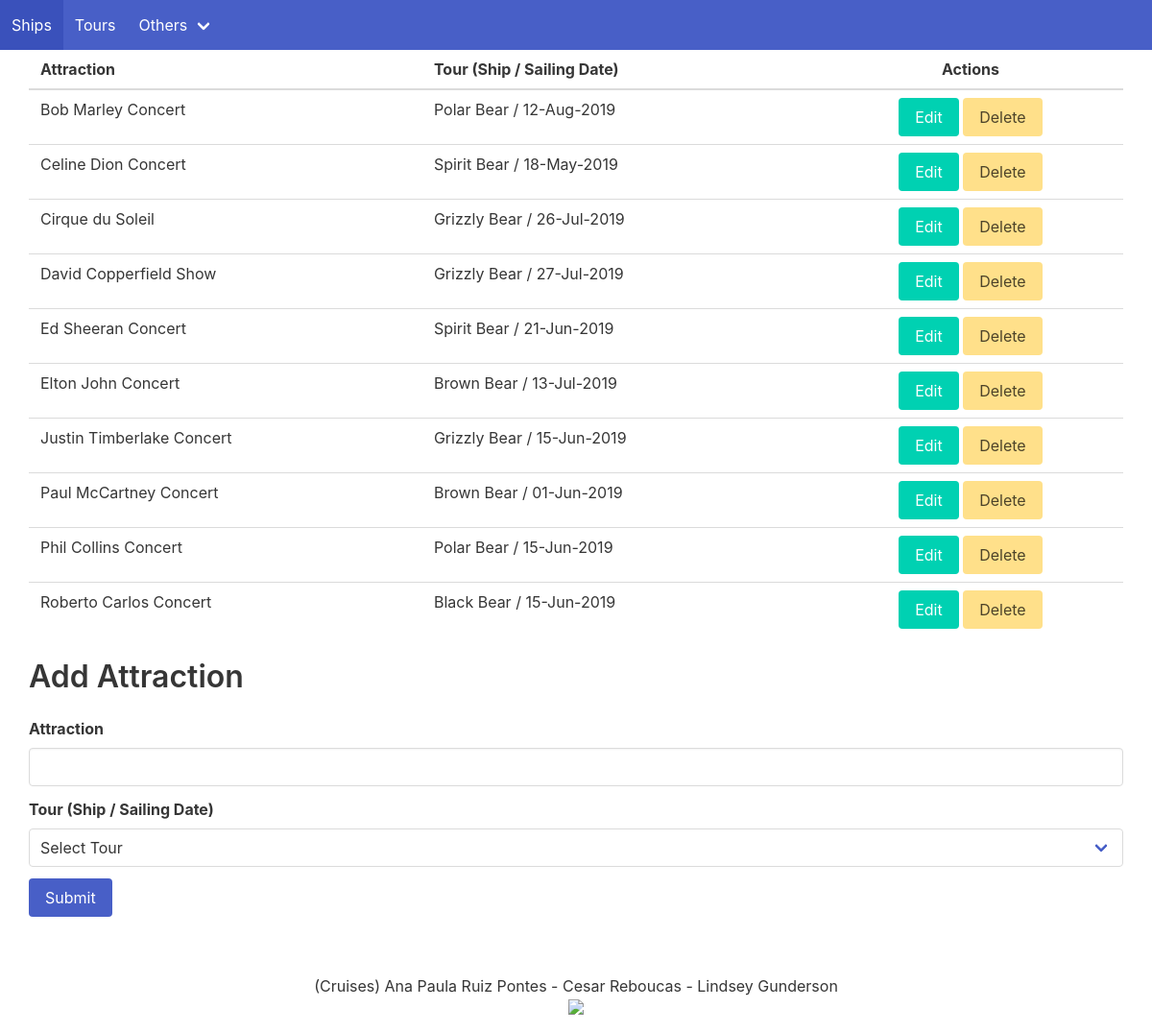
The page /attractions.php on the database its author committed.
### tables this page shows
CREATE TABLE IF NOT EXISTS attractions (
  id int NOT NULL AUTO_INCREMENT,
  attraction varchar(30) NOT NULL,
  tour int NOT NULL,
  PRIMARY KEY (id),  
  FOREIGN KEY (tour) REFERENCES tours(id));

CREATE TABLE IF NOT EXISTS ships (
  id int NOT NULL AUTO_INCREMENT,
  name varchar(45) NOT NULL,
  yearservice int(5) NOT NULL,
  active boolean not null default 1,
  PRIMARY KEY (id));

CREATE TABLE IF NOT EXISTS tours (
  id int NOT NULL AUTO_INCREMENT,
  sailing_date date DEFAULT NULL,
  duration int NOT NULL,
  ship int NOT NULL,
  from_city int NOT NULL,
  to_city int NOT NULL,
  oneway int(1) not null,
  PRIMARY KEY (id),
  FOREIGN KEY (from_city) REFERENCES cities.id,
  FOREIGN KEY (to_city) REFERENCES cities.id,
  FOREIGN KEY (ship) REFERENCES ships(id));

### attractions.php (called while the page is built, shortened)
<?php
require_once('inc/utilities/PageIndex.class.php');
require_once('inc/entities/Attractions.class.php');
require_once('inc/utilities/PDOAgent.class.php');
require_once('inc/utilities/AttractionsMapper.class.php');
require_once('inc/utilities/PageAttractions.class.php');
$attraction = new Attractions();
$attractions = AttractionsMapper::getAttractions();
PageAttractions::showAttractions($attractions);
PageAttractions::showAttractionForm($attraction);
?>

### inc/utilities/PDOAgent.class.php (called while the page is built, shortened)
<?php
class PDOAgent    {
    private $host = DB_HOST;
    private $user = DB_USER;
    private $pass = DB_PASS;
    private $dbname = DB_NAME;
    private $className;
    private $pdo;
    private $stmt;
    public function __construct(String $className)    {
        $this->className = $className;
        $dsn = 'mysql:host=' . $this->host . ';dbname=' . $this->dbname;
        $options = array(
            PDO::ATTR_PERSISTENT => true,
            PDO::ATTR_ERRMODE => PDO::ERRMODE_EXCEPTION
            );
        try {
            $this->pdo = new PDO($dsn, $this->user, $this->pass, $options);
        } catch (PDOException $e) {
            PageIndex::showErrors(array('There is a problem trying to connect to the Database'),
                $e->getMessage());
            die();
        }
    }
    public function query(string $query) {
            if($this->pdo != null) {
                $this->stmt = $this->pdo->prepare($query);
            } else {
                PageIndex::showErrors(array('There is a problem trying to connect to the Database'),
                    'Error on the prepare!');
                die();
            }
    }
    public function execute($data = null)   {
        try {
            if (is_null($data)) {
                return $this->stmt->execute();
            } else {
                return $this->stmt->execute($data);
            }
        } catch(Exception $ex) {
            PageIndex::showErrors(array('There is a problem trying to connect to the Database'),
                $ex->getMessage());
            die();
        }
    }
    public function resultSet(){
        $this->execute();
        return $this->stmt->fetchAll(PDO::FETCH_CLASS, $this->className);
    }
}
?>

### inc/utilities/AttractionsMapper.class.php (called while the page is built, shortened)
<?php
class AttractionsMapper {
    private static $db;
    static function initialize() {
        self::$db = new PDOAgent('Attractions');
    }
    static function getAttractions() {
        $sql = 'select Attractions.id, Attractions.attraction, Attractions.tour, Ships.name as shipName, Tours.sailing_date
                from Attractions, Tours, Ships
                where Attractions.tour = Tours.id and Tours.ship = Ships.id
                order by attraction asc;';
        self::$db->query($sql);
        self::$db->execute();
        return self::$db->resultSet();
    }
}
?>

### inc/entities/Attractions.class.php (called while the page is built, shortened)
<?php
class Attractions {
    private $id = 0;
    private $attraction = "";
    private $shipName;
    private $sailing_date;
    public function getAttractionID() {
        return $this->id;
    }
    public function getAttractionName() {
        return $this->attraction;
    }
    public function getShipName() {
        return $this->shipName;
    }
    public function getFormatedSailingDate() : String {
        $date = @DateTime::createFromFormat("Y-m-d", $this->sailing_date );
        if($date) {
            return $date->format('d-M-Y');
        } else {
            return 'Unavailable';
        }
    }
}
?>

### inc/utilities/PageAttractions.class.php (the view, shortened to what this page needs)
<?php
class PageAttractions {
static function showAttractions($attractions) {
  echo '<table class="table" style="width:100%;">
  <thead>
    <tr>
      <th>Attraction</th>
      <th>Tour (Ship / Sailing Date)</th>
      <th style="text-align:center;">Actions</th>
    </tr>
  </thead>
  <tbody>';
  foreach($attractions as $attraction) {
      echo '<tr>
      <td>'.$attraction->getAttractionName().'</td>
      <td>'.$attraction->getShipName().' / '.$attraction->getFormatedSailingDate().'</td>
      <td style="text-align:center;">
        <a href="'.$_SERVER['PHP_SELF'].'?act=edit&attractionID='.$attraction->getAttractionID().'" class="button is-primary">Edit</a>
        <a href="'.$_SERVER['PHP_SELF'].'?act=delete&attractionID='.$attraction->getAttractionID().'" class="button is-warning">Delete</a>
      </td>
    </tr>';
  }
  echo '</tbody>
</table>';
}
    static function showAttractionForm($attraction) {
      if($attraction->getAttractionID() == 0){
        $title = "Add Attraction";
      } else {
        $title = "Edit Attraction";
      }
        ?>
        <h3 class="title is-3"><?php echo $title; ?></h3>
        <form method="POST" action="<?php echo $_SERVER['PHP_SELF']; ?>">
          <div class="field">
            <label class="label">Attraction</label>
            <div class="control">
              <input class="input" type="text" name="attraction" id="attraction" value="<?php echo $attraction->getAttractionName();?>"/>
            </div>
          </div>
          <div class="field">
            <label class="label">Tour (Ship / Sailing Date)</label>
            <div class="select is-fullwidth">
              <select name="tour" id="tour">
                <option value="0">Select Tour</option>
              </select>
            </div>
          </div>
          <div class="field">
            <div class="control">
              <button class="button is-link" type="submit">Submit</button>
            </div>
          </div>
        </form>
        <?php
    }
}
?>

### inc/utilities/PageIndex.class.php (style rules this page uses)
html { position: relative; min-height: 100%; }
body { margin: 0px 0px 60px 0px; padding: 0px 0px 60px 0px; }

### rows shown on the page
attractions: attraction "Bob Marley Concert", ships.name "Polar Bear", tour.sailing_date "12-Aug-2019"
attractions: attraction "Celine Dion Concert", ships.name "Spirit Bear", tour.sailing_date "18-May-2019"
attractions: attraction "Cirque du Soleil", ships.name "Grizzly Bear", tour.sailing_date "26-Jul-2019"
attractions: attraction "David Copperfield Show", ships.name "Grizzly Bear", tour.sailing_date "27-Jul-2019"
attractions: attraction "Ed Sheeran Concert", ships.name "Spirit Bear", tour.sailing_date "21-Jun-2019"
attractions: attraction "Elton John Concert", ships.name "Brown Bear", tour.sailing_date "13-Jul-2019"
attractions: attraction "Justin Timberlake Concert", ships.name "Grizzly Bear", tour.sailing_date "15-Jun-2019"
attractions: attraction "Paul McCartney Concert", ships.name "Brown Bear", tour.sailing_date "01-Jun-2019"
attractions: attraction "Phil Collins Concert", ships.name "Polar Bear", tour.sailing_date "15-Jun-2019"
attractions: attraction "Roberto Carlos Concert", ships.name "Black Bear", tour.sailing_date "15-Jun-2019"

### other values the page prints
$title "Add Attraction"
